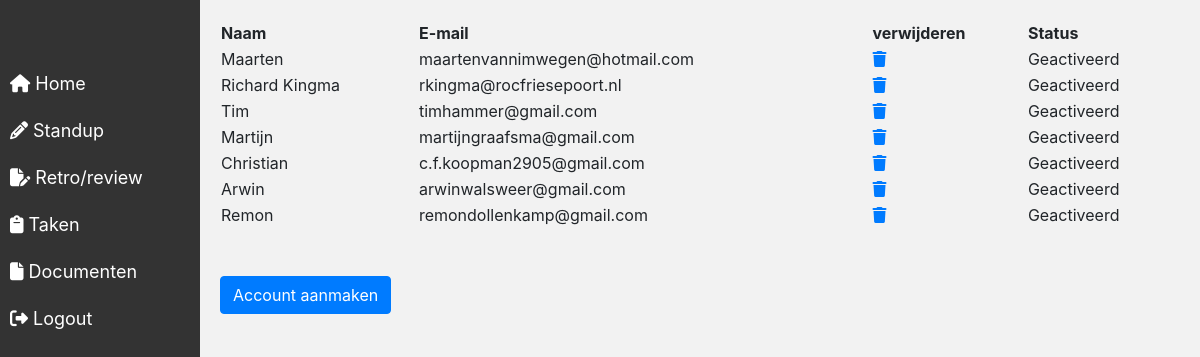
Screenshot of /Account-dashboard.php with the database file from the repository.
### tables this page shows
CREATE TABLE `users` (
  `id` int(11) NOT NULL,
  `naam` varchar(50) NOT NULL,
  `email` varchar(75) NOT NULL,
  `password` varchar(250) DEFAULT NULL,
  `isActivated` int(1) NOT NULL DEFAULT 0,
  `role` int(1) NOT NULL,
  `activationCode` varchar(50) NOT NULL,
  `activatedOn` datetime DEFAULT NULL
);

### Account-dashboard.php (the view, shortened to what this page needs)
<!DOCTYPE html>
<html lang="nl">
<head>
</head>
<body>
    <div class="content">
        <?php
        include('sidebar.php');
        include "config/dbconn.php";
        $sql = "SELECT * FROM users";
        $result = $conn->query($sql);
        if ($result->num_rows > 0) {
            echo "
                <table>
                    <tr>
                        <th>Naam</th>
                        <th>E-mail</th>
                        <th>verwijderen</th>
                        <th>Status</th>
                    </tr>
            ";
        }
        foreach ($result as $row) {
            $id = $row['id'];
            if ($id != $_SESSION['id']) {
                echo '
                    <tr>
                        <td>' . $row["naam"] . '<input type="hidden" name="id[]" value="' . $row['id'] . '"></td>
                        <td>' . $row["email"] . '</td>
                        <td><a href="?userId=' . $id . '"> <i class="fa-solid fa-trash"></i></a></td>';
                        if ($row["isActivated"] == 1) {
                            echo '<td>Geactiveerd</td>';
                        } else {
                            echo '<td>Niet geactiveerd</td>';
                        }
                echo'
                    </tr>
                ';
            }
        }
        echo "</table><br><br>";
        ?>
        <div class="p-10 toevoegknop bt">
            <a href="Account-toevoegen.php" class="btn btn-primary" role="button">Account aanmaken</a>
        </div>
    </div>
</body>
</html>

### sidebar.php (shortened to what this page needs)
<!DOCTYPE html>
<html lang="nl">
<head>
    <link rel="stylesheet" href="Styles/Style.css">
    <link rel="stylesheet" href="https://cdn.jsdelivr.net/npm/bootstrap@4.3.1/dist/css/bootstrap.min.css">
</head>
<body>
    <div class="sidebar">
        <a href="index.php"><i class="fa fa-home"></i> Home</a>
        <?php
        $user_role = $_SESSION['role'];
        if ($user_role == 0) {
          ?>
        <a href="Standupinvulscherm.php"><i class="fa-sharp fa-solid fa-pencil"></i> Standup</a>
        <a href="retroinvulscherm.php"><i class="fa-solid fa-file-pen"></i> Retro/review</a>
        <a href="Taken-dashboard.php"><i class="fa-solid fa-clipboard"></i> Taken</a>
        <?php
        } else if ($user_role == 1) {
          ?>
        <a href="Account-dashboard.php"><i class="fa fa-users"></i> Accounts</a>
        <a href="scrumDashboard.php"><i class="fa fa-users-rectangle"></i> Groepen</a>
        <?php
        }
        ?>
        <a href="Documenten.php"><i class="fa fa-file"></i> Documenten</a>
        <a href="logout.php"><i class="fa fa-sign-out"></i> Logout</a>
    </div>
</body>
</html>

### Styles/Style.css (style rules this page uses)
.content { margin-left: 200px; padding: 20px; height: 100vh; display: flex; flex-direction: column; background-color: #f2f2f2; }

### sidebar.php (style rules this page uses)
.sidebar { height: 100%; width: 200px; position: fixed; display: block; z-index: 1; top: 0; left: 0; background-color: #333; overflow-x: hidden; padding-top: 60px; }
.sidebar a { padding: 10px; text-decoration: none; font-size: 18px; color: #fff; display: block; }

### rows the page displays
users: naam "Maarten", email "maartenvannimwegen@hotmail.com", isActivated "Geactiveerd"
users: naam "Richard Kingma", email "rkingma@rocfriesepoort.nl", isActivated "Geactiveerd"
users: naam "Tim", email "timhammer@gmail.com", isActivated "Geactiveerd"
users: naam "Martijn", email "martijngraafsma@gmail.com", isActivated "Geactiveerd"
users: naam "Christian", email "c.f.koopman2905@gmail.com", isActivated "Geactiveerd"
users: naam "Arwin", email "arwinwalsweer@gmail.com", isActivated "Geactiveerd"
users: naam "Remon", email "remondollenkamp@gmail.com", isActivated "Geactiveerd"
